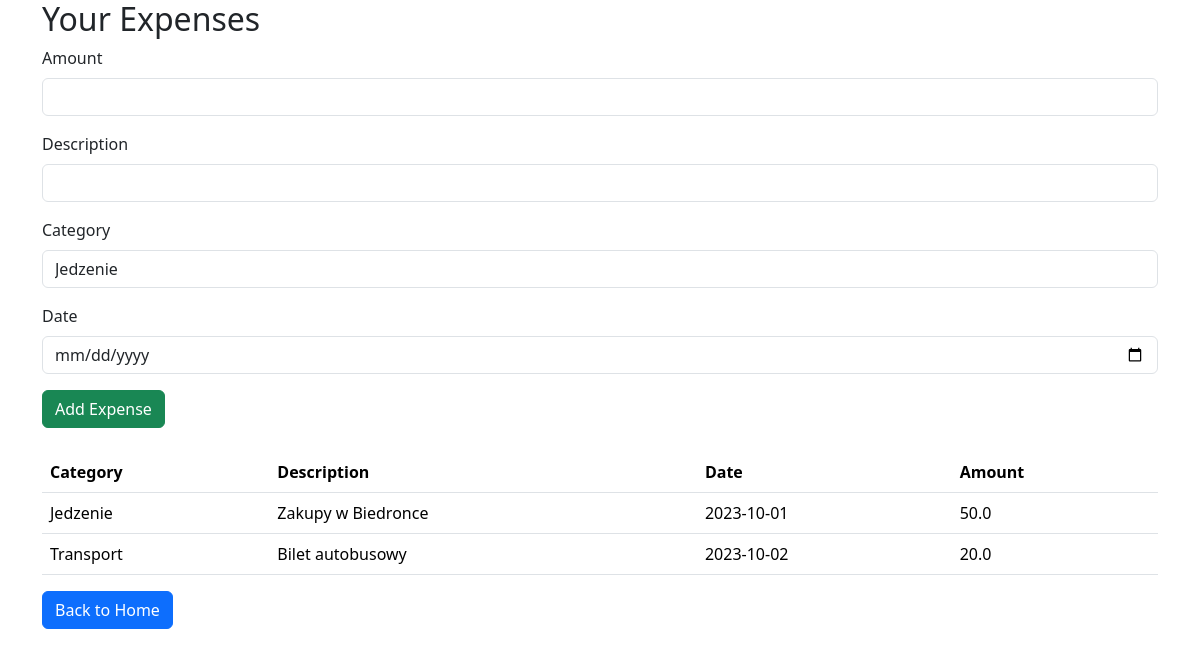
The page /dashboard (signed in) on the database as committed earlier.
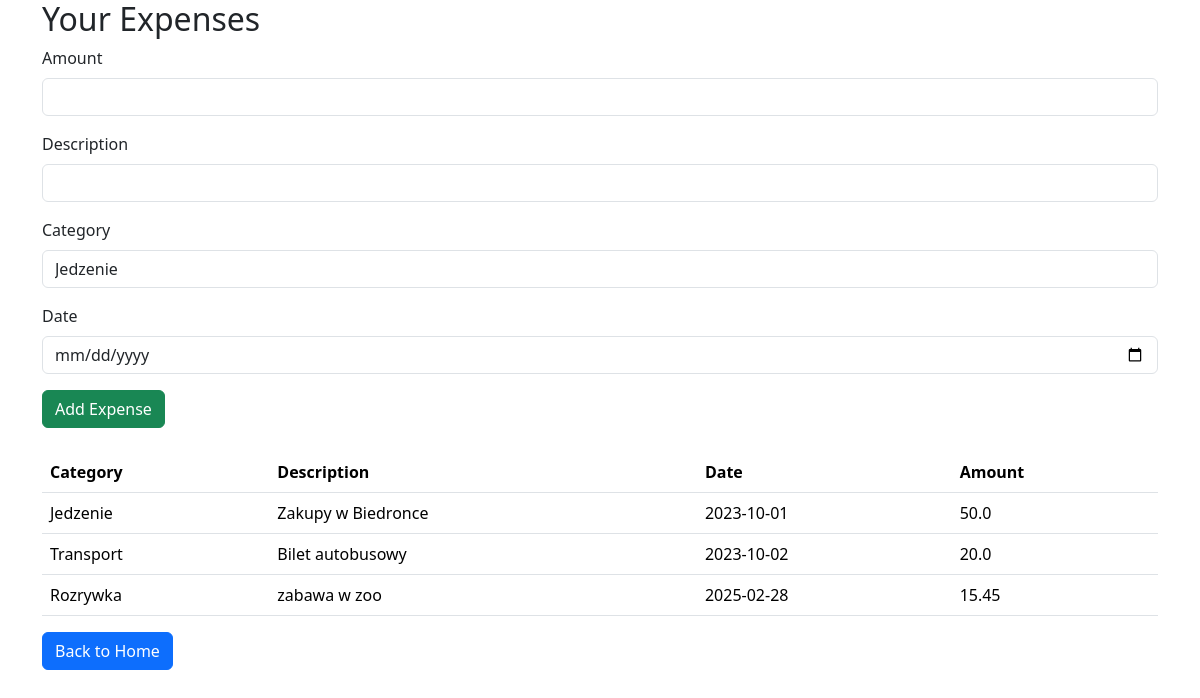
The same page on the database as committed later.
### tables this page shows
CREATE TABLE expenses (
    id INTEGER PRIMARY KEY AUTOINCREMENT,
    user_id INTEGER NOT NULL,
    category_id INTEGER NOT NULL,
    amount REAL NOT NULL,
    description TEXT,
    date DATETIME NOT NULL,
    FOREIGN KEY (user_id) REFERENCES users(id),
    FOREIGN KEY (category_id) REFERENCES categories(id)
);

CREATE TABLE categories (
    id INTEGER PRIMARY KEY AUTOINCREMENT,
    name TEXT NOT NULL,
    user_id INTEGER NOT NULL,
    FOREIGN KEY (user_id) REFERENCES users(id)
);

### app.py (the view)
@app.route('/dashboard')
def dashboard():
    if 'user_id' not in session:
        flash('Please log in to access the dashboard.', 'error')
        return redirect(url_for('index'))
    user_id = session['user_id']
    conn = get_db_connection()
    expenses = conn.execute('''
        SELECT expenses.id, expenses.amount, expenses.description, expenses.date,
               categories.name AS category
        FROM expenses
        JOIN categories ON expenses.category_id = categories.id
        WHERE expenses.user_id = ?
    ''', (user_id,)).fetchall()
    categories = conn.execute('SELECT * FROM categories WHERE user_id = ?', (user_id,)).fetchall()
    print("Expenses:", expenses)
    print("Categories:", categories)
    conn.close()
    return render_template('dashboard.html',expenses=expenses, categories=categories)

### app.py (called while the page is built)
def get_db_connection():
    conn = sqlite3.connect('expense_tracker.db')
    conn.row_factory = sqlite3.Row
    return conn

### templates/dashboard.html (shortened to what this page needs)
<!DOCTYPE html>
<html lang="en">
<head>
    <link href="https://cdn.jsdelivr.net/npm/bootstrap@5.3.3/dist/css/bootstrap.min.css" rel="stylesheet">
</head>
<body>
    <div class="container">
        <h2>Your Expenses</h2>
        <form action="{{ url_for('add_expense') }}" method="post" class="mb-4">
            <div class="mb-3">
                <label for="amount" class="form-label">Amount</label>
                <input type="number" step="0.01" class="form-control" id="amount" name="amount" required>
            </div>
            <div class="mb-3">
                <label for="description" class="form-label">Description</label>
                <input type="text" class="form-control" id="description" name="description" required>
            </div>
            <div class="mb-3">
                <label for="category" class="form-label">Category</label>
                <select class="form-control" id="category" name="category_id" required>
                    {% for category in categories %}
                        <option value="{{ category.id }}">{{ category.name }}</option>
                    {% endfor %}
                </select>
            </div>
            <div class="mb-3">
                <label for="date" class="form-label">Date</label>
                <input type="date" class="form-control" id="date" name="date" required>
            </div>
            <button type="submit" class="btn btn-success">Add Expense</button>
        </form>
        <table class="table">
            <thead>
                <tr>
                    <th>Category</th>
                    <th>Description</th>
                    <th>Date</th>
                    <th>Amount</th>
                </tr>
            </thead>
            <tbody>
                {% for expense in expenses %}
                    <tr>
                        <td>{{ expense.category }}</td>
                        <td>{{ expense.description }}</td>
                        <td>{{ expense.date }}</td>
                        <td>{{ expense.amount }}</td>
                    </tr>
                {% endfor %}
            </tbody>
        </table>
        <a href="{{ url_for('index') }}" class="btn btn-primary">Back to Home</a>
    </div>
</body>
</html>

Rows that differ between the two databases and show on the page:
added expenses: category "Rozrywka", description "zabawa w zoo", date "2025-02-28", amount "15.45"
